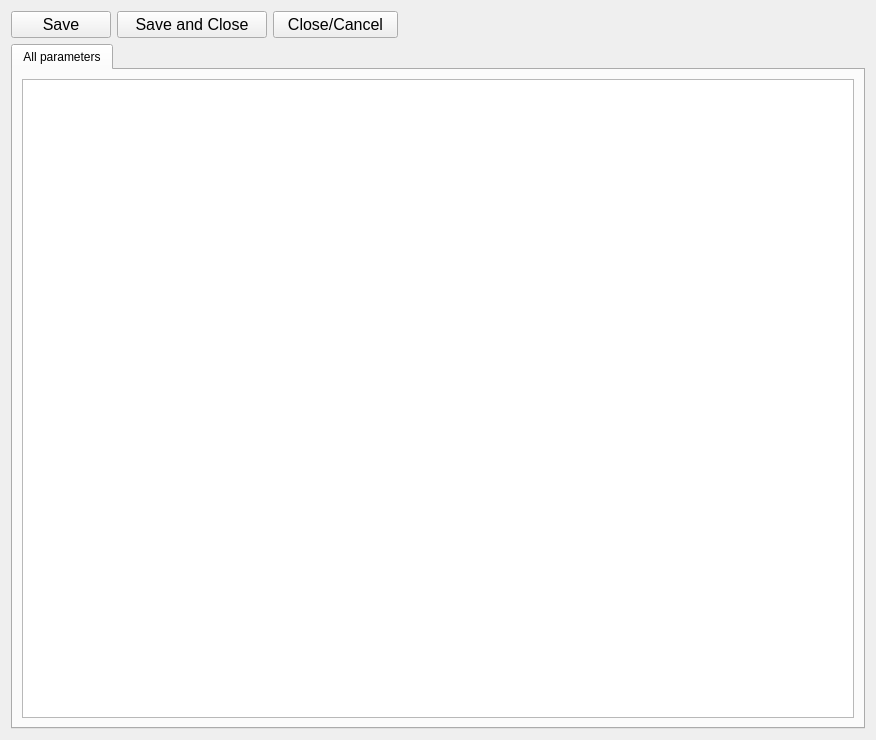
<?xml version="1.0" encoding="UTF-8"?>
<ui version="4.0">
 <class>ParamEditor</class>
 <widget class="QWidget" name="ParamEditor">
  <property name="geometry">
   <rect>
    <x>0</x>
    <y>0</y>
    <width>876</width>
    <height>740</height>
   </rect>
  </property>
  <property name="windowTitle">
   <string>Form</string>
  </property>
  <layout class="QVBoxLayout" name="verticalLayout">
   <item>
    <layout class="QHBoxLayout" name="horizontalLayout">
     <item>
      <widget class="QPushButton" name="btnSave">
       <property name="maximumSize">
        <size>
         <width>100</width>
         <height>16777215</height>
        </size>
       </property>
       <property name="font">
        <font>
         <pointsize>12</pointsize>
        </font>
       </property>
       <property name="text">
        <string>Save</string>
       </property>
      </widget>
     </item>
     <item>
      <widget class="QPushButton" name="btnSave_Close">
       <property name="maximumSize">
        <size>
         <width>150</width>
         <height>16777215</height>
        </size>
       </property>
       <property name="font">
        <font>
         <pointsize>12</pointsize>
        </font>
       </property>
       <property name="text">
        <string>Save and Close</string>
       </property>
      </widget>
     </item>
     <item>
      <widget class="QPushButton" name="btnCancel">
       <property name="maximumSize">
        <size>
         <width>125</width>
         <height>16777215</height>
        </size>
       </property>
       <property name="font">
        <font>
         <pointsize>12</pointsize>
        </font>
       </property>
       <property name="text">
        <string>Close/Cancel</string>
       </property>
      </widget>
     </item>
     <item>
      <widget class="QLabel" name="lblFormat">
       <property name="text">
        <string/>
       </property>
      </widget>
     </item>
    </layout>
   </item>
   <item>
    <widget class="QTabWidget" name="tbwParameters">
     <property name="currentIndex">
      <number>0</number>
     </property>
     <widget class="QWidget" name="tabAllPars">
      <attribute name="title">
       <string>All parameters</string>
      </attribute>
      <layout class="QVBoxLayout" name="verticalLayout_3">
       <item>
        <widget class="PTextEdit" name="edAllPars">
         <property name="font">
          <font>
           <pointsize>10</pointsize>
          </font>
         </property>
        </widget>
       </item>
      </layout>
     </widget>
    </widget>
   </item>
  </layout>
 </widget>
 <customwidgets>
  <customwidget>
   <class>PTextEdit</class>
   <extends>QPlainTextEdit</extends>
   <header location="global">gui/ptextedit.h</header>
  </customwidget>
 </customwidgets>
 <resources/>
 <connections/>
</ui>
